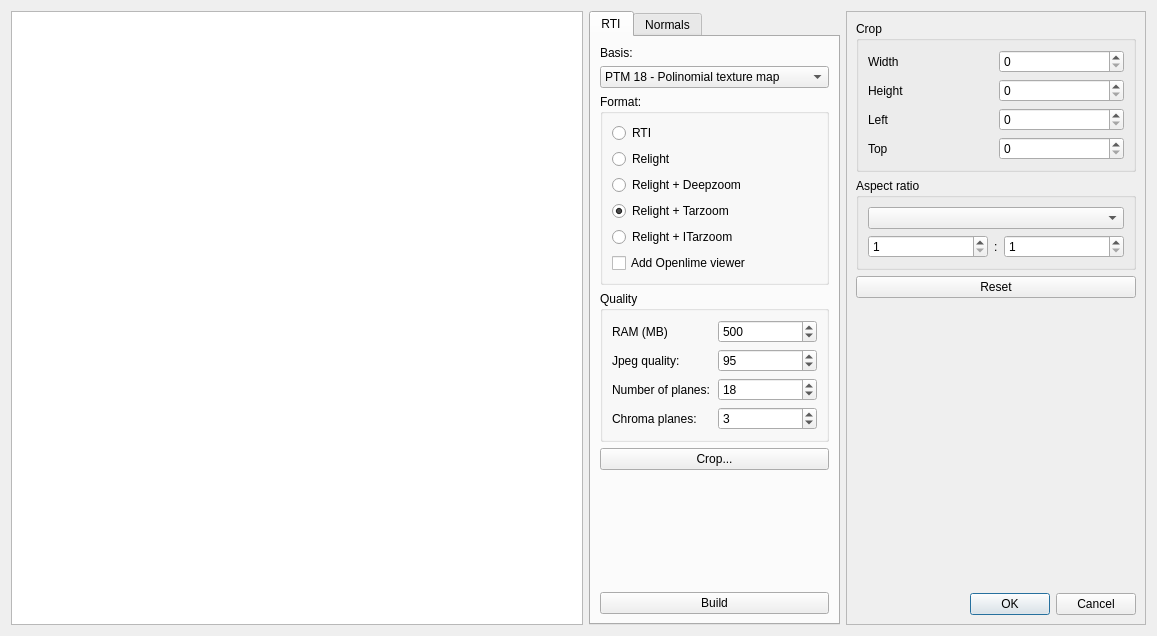
<?xml version="1.0" encoding="UTF-8"?>
<ui version="4.0">
 <class>RtiExport</class>
 <widget class="QDialog" name="RtiExport">
  <property name="geometry">
   <rect>
    <x>0</x>
    <y>0</y>
    <width>1157</width>
    <height>636</height>
   </rect>
  </property>
  <property name="windowTitle">
   <string>Dialog</string>
  </property>
  <layout class="QHBoxLayout" name="horizontalLayout">
   <item>
    <widget class="ImageCropper" name="cropview">
     <property name="sizePolicy">
      <sizepolicy hsizetype="Expanding" vsizetype="Expanding">
       <horstretch>5</horstretch>
       <verstretch>0</verstretch>
      </sizepolicy>
     </property>
    </widget>
   </item>
   <item>
    <widget class="QTabWidget" name="export_frame">
     <property name="currentIndex">
      <number>0</number>
     </property>
     <widget class="QWidget" name="tabWidgetPage1">
      <attribute name="title">
       <string>RTI</string>
      </attribute>
      <layout class="QVBoxLayout" name="verticalLayout">
       <item>
        <widget class="QLabel" name="label">
         <property name="text">
          <string>Basis:</string>
         </property>
        </widget>
       </item>
       <item>
        <widget class="QComboBox" name="basis">
         <property name="sizePolicy">
          <sizepolicy hsizetype="Preferred" vsizetype="Fixed">
           <horstretch>1</horstretch>
           <verstretch>0</verstretch>
          </sizepolicy>
         </property>
         <item>
          <property name="text">
           <string>PTM 18 - Polinomial texture map</string>
          </property>
         </item>
         <item>
          <property name="text">
           <string>HSH - 12 - Hemispherical harmonics</string>
          </property>
         </item>
         <item>
          <property name="text">
           <string>HSH 27 - Hemispherical Harmonics</string>
          </property>
         </item>
         <item>
          <property name="text">
           <string>BLN - Bilinear interpolation + PCA</string>
          </property>
         </item>
         <item>
          <property name="text">
           <string>RBF - Radial basis functions + PCA</string>
          </property>
         </item>
         <item>
          <property name="text">
           <string>YBLN - Bilinear + PCA + chroma </string>
          </property>
         </item>
         <item>
          <property name="text">
           <string>YRBF - RBF +  PCA + chroma</string>
          </property>
         </item>
        </widget>
       </item>
       <item>
        <widget class="QGroupBox" name="groupBox_3">
         <property name="title">
          <string>Format:</string>
         </property>
         <layout class="QVBoxLayout" name="verticalLayout_2">
          <item>
           <widget class="QRadioButton" name="formatRTI">
            <property name="text">
             <string>RTI</string>
            </property>
           </widget>
          </item>
          <item>
           <widget class="QRadioButton" name="formatRelight">
            <property name="text">
             <string>Relight</string>
            </property>
           </widget>
          </item>
          <item>
           <widget class="QRadioButton" name="formatDeepzoom">
            <property name="text">
             <string>Relight + Deepzoom</string>
            </property>
            <property name="checked">
             <bool>false</bool>
            </property>
           </widget>
          </item>
          <item>
           <widget class="QRadioButton" name="formatTarzoom">
            <property name="text">
             <string>Relight + Tarzoom</string>
            </property>
            <property name="checked">
             <bool>true</bool>
            </property>
           </widget>
          </item>
          <item>
           <widget class="QRadioButton" name="formatItarzoom">
            <property name="text">
             <string>Relight + ITarzoom</string>
            </property>
           </widget>
          </item>
          <item>
           <widget class="QCheckBox" name="openlime">
            <property name="text">
             <string>Add Openlime viewer</string>
            </property>
           </widget>
          </item>
         </layout>
        </widget>
       </item>
       <item>
        <widget class="QGroupBox" name="groupBox_2">
         <property name="sizePolicy">
          <sizepolicy hsizetype="Preferred" vsizetype="Preferred">
           <horstretch>0</horstretch>
           <verstretch>0</verstretch>
          </sizepolicy>
         </property>
         <property name="title">
          <string>Quality</string>
         </property>
         <layout class="QGridLayout" name="gridLayout_2">
          <item row="0" column="0">
           <widget class="QLabel" name="label_9">
            <property name="text">
             <string>RAM (MB)</string>
            </property>
           </widget>
          </item>
          <item row="0" column="1">
           <widget class="QSpinBox" name="ram">
            <property name="minimum">
             <number>64</number>
            </property>
            <property name="maximum">
             <number>4000000</number>
            </property>
            <property name="singleStep">
             <number>50</number>
            </property>
            <property name="value">
             <number>500</number>
            </property>
           </widget>
          </item>
          <item row="3" column="0">
           <widget class="QLabel" name="label_4">
            <property name="text">
             <string>Chroma planes:</string>
            </property>
           </widget>
          </item>
          <item row="3" column="1">
           <widget class="QSpinBox" name="chroma">
            <property name="minimum">
             <number>1</number>
            </property>
            <property name="maximum">
             <number>27</number>
            </property>
            <property name="value">
             <number>3</number>
            </property>
           </widget>
          </item>
          <item row="2" column="0">
           <widget class="QLabel" name="label_3">
            <property name="text">
             <string>Number of planes:</string>
            </property>
           </widget>
          </item>
          <item row="2" column="1">
           <widget class="QSpinBox" name="planes">
            <property name="minimum">
             <number>9</number>
            </property>
            <property name="maximum">
             <number>27</number>
            </property>
            <property name="value">
             <number>18</number>
            </property>
           </widget>
          </item>
          <item row="1" column="0">
           <widget class="QLabel" name="label_2">
            <property name="text">
             <string>Jpeg quality:</string>
            </property>
           </widget>
          </item>
          <item row="1" column="1">
           <widget class="QSpinBox" name="quality">
            <property name="minimum">
             <number>80</number>
            </property>
            <property name="maximum">
             <number>100</number>
            </property>
            <property name="value">
             <number>95</number>
            </property>
           </widget>
          </item>
         </layout>
        </widget>
       </item>
       <item>
        <widget class="QPushButton" name="crop">
         <property name="text">
          <string>Crop...</string>
         </property>
         <property name="icon">
          <iconset resource="icons.qrc">
           <normaloff>:/icons/feather/crop.svg</normaloff>:/icons/feather/crop.svg</iconset>
         </property>
        </widget>
       </item>
       <item>
        <spacer name="verticalSpacer_2">
         <property name="orientation">
          <enum>Qt::Vertical</enum>
         </property>
         <property name="sizeHint" stdset="0">
          <size>
           <width>20</width>
           <height>40</height>
          </size>
         </property>
        </spacer>
       </item>
       <item>
        <widget class="QPushButton" name="build_rti">
         <property name="text">
          <string>Build</string>
         </property>
        </widget>
       </item>
      </layout>
     </widget>
     <widget class="QWidget" name="tab">
      <attribute name="title">
       <string>Normals</string>
      </attribute>
      <layout class="QVBoxLayout" name="verticalLayout_4">
       <item>
        <widget class="QGroupBox" name="groupBox_5">
         <property name="title">
          <string>Solver</string>
         </property>
         <layout class="QGridLayout" name="gridLayout_4">
          <item row="0" column="0">
           <widget class="QRadioButton" name="l2_solver">
            <property name="text">
             <string>Least squares</string>
            </property>
            <property name="checked">
             <bool>true</bool>
            </property>
           </widget>
          </item>
          <item row="2" column="0">
           <widget class="QRadioButton" name="sbl_solver">
            <property name="text">
             <string>Sparse Baesian</string>
            </property>
           </widget>
          </item>
          <item row="3" column="0">
           <widget class="QRadioButton" name="rpca_solver">
            <property name="text">
             <string>Robust PCA</string>
            </property>
           </widget>
          </item>
         </layout>
        </widget>
       </item>
       <item>
        <widget class="QPushButton" name="crop1">
         <property name="text">
          <string>Crop...</string>
         </property>
         <property name="icon">
          <iconset resource="icons.qrc">
           <normaloff>:/icons/feather/crop.svg</normaloff>:/icons/feather/crop.svg</iconset>
         </property>
        </widget>
       </item>
       <item>
        <spacer name="verticalSpacer">
         <property name="orientation">
          <enum>Qt::Vertical</enum>
         </property>
         <property name="sizeHint" stdset="0">
          <size>
           <width>20</width>
           <height>40</height>
          </size>
         </property>
        </spacer>
       </item>
       <item>
        <widget class="QPushButton" name="build_normals">
         <property name="text">
          <string>Build</string>
         </property>
        </widget>
       </item>
      </layout>
     </widget>
    </widget>
   </item>
   <item>
    <widget class="QFrame" name="crop_frame">
     <property name="sizePolicy">
      <sizepolicy hsizetype="Minimum" vsizetype="Preferred">
       <horstretch>1</horstretch>
       <verstretch>0</verstretch>
      </sizepolicy>
     </property>
     <property name="minimumSize">
      <size>
       <width>300</width>
       <height>300</height>
      </size>
     </property>
     <property name="frameShape">
      <enum>QFrame::StyledPanel</enum>
     </property>
     <property name="frameShadow">
      <enum>QFrame::Raised</enum>
     </property>
     <layout class="QGridLayout" name="gridLayout_6">
      <item row="0" column="0">
       <widget class="QGroupBox" name="groupBox">
        <property name="sizePolicy">
         <sizepolicy hsizetype="Preferred" vsizetype="Preferred">
          <horstretch>0</horstretch>
          <verstretch>0</verstretch>
         </sizepolicy>
        </property>
        <property name="title">
         <string>Crop</string>
        </property>
        <layout class="QGridLayout" name="gridLayout_3">
         <item row="0" column="0">
          <widget class="QLabel" name="label_5">
           <property name="text">
            <string>Width</string>
           </property>
          </widget>
         </item>
         <item row="0" column="1">
          <widget class="QSpinBox" name="width">
           <property name="enabled">
            <bool>true</bool>
           </property>
           <property name="maximum">
            <number>32768</number>
           </property>
          </widget>
         </item>
         <item row="1" column="0">
          <widget class="QLabel" name="label_7">
           <property name="text">
            <string>Height</string>
           </property>
          </widget>
         </item>
         <item row="1" column="1">
          <widget class="QSpinBox" name="height">
           <property name="enabled">
            <bool>true</bool>
           </property>
           <property name="maximum">
            <number>32768</number>
           </property>
          </widget>
         </item>
         <item row="2" column="0">
          <widget class="QLabel" name="label_10">
           <property name="text">
            <string>Left</string>
           </property>
          </widget>
         </item>
         <item row="2" column="1">
          <widget class="QSpinBox" name="left">
           <property name="enabled">
            <bool>true</bool>
           </property>
           <property name="maximum">
            <number>32768</number>
           </property>
          </widget>
         </item>
         <item row="3" column="0">
          <widget class="QLabel" name="label_8">
           <property name="text">
            <string>Top</string>
           </property>
          </widget>
         </item>
         <item row="3" column="1">
          <widget class="QSpinBox" name="top">
           <property name="enabled">
            <bool>true</bool>
           </property>
           <property name="maximum">
            <number>32768</number>
           </property>
          </widget>
         </item>
        </layout>
       </widget>
      </item>
      <item row="1" column="0">
       <widget class="QGroupBox" name="groupBox_4">
        <property name="title">
         <string>Aspect ratio</string>
        </property>
        <layout class="QGridLayout" name="gridLayout">
         <item row="0" column="0" colspan="3">
          <widget class="QComboBox" name="aspect"/>
         </item>
         <item row="1" column="0">
          <widget class="QSpinBox" name="aspect_width">
           <property name="sizePolicy">
            <sizepolicy hsizetype="MinimumExpanding" vsizetype="Fixed">
             <horstretch>0</horstretch>
             <verstretch>0</verstretch>
            </sizepolicy>
           </property>
           <property name="minimum">
            <number>1</number>
           </property>
           <property name="maximum">
            <number>10000</number>
           </property>
          </widget>
         </item>
         <item row="1" column="1">
          <widget class="QLabel" name="label_6">
           <property name="sizePolicy">
            <sizepolicy hsizetype="Minimum" vsizetype="Preferred">
             <horstretch>0</horstretch>
             <verstretch>0</verstretch>
            </sizepolicy>
           </property>
           <property name="text">
            <string>:</string>
           </property>
          </widget>
         </item>
         <item row="1" column="2">
          <widget class="QSpinBox" name="aspect_height">
           <property name="sizePolicy">
            <sizepolicy hsizetype="MinimumExpanding" vsizetype="Fixed">
             <horstretch>0</horstretch>
             <verstretch>0</verstretch>
            </sizepolicy>
           </property>
           <property name="minimum">
            <number>1</number>
           </property>
           <property name="maximum">
            <number>10000</number>
           </property>
          </widget>
         </item>
        </layout>
       </widget>
      </item>
      <item row="3" column="0">
       <spacer name="verticalSpacer_3">
        <property name="orientation">
         <enum>Qt::Vertical</enum>
        </property>
        <property name="sizeHint" stdset="0">
         <size>
          <width>20</width>
          <height>285</height>
         </size>
        </property>
       </spacer>
      </item>
      <item row="4" column="0">
       <widget class="QDialogButtonBox" name="cropbuttonbox">
        <property name="orientation">
         <enum>Qt::Horizontal</enum>
        </property>
        <property name="standardButtons">
         <set>QDialogButtonBox::Cancel|QDialogButtonBox::Ok</set>
        </property>
       </widget>
      </item>
      <item row="2" column="0">
       <widget class="QPushButton" name="cropreset">
        <property name="text">
         <string>Reset</string>
        </property>
       </widget>
      </item>
     </layout>
    </widget>
   </item>
  </layout>
 </widget>
 <customwidgets>
  <customwidget>
   <class>ImageCropper</class>
   <extends>QGraphicsView</extends>
   <header>imagecropper.h</header>
  </customwidget>
 </customwidgets>
 <resources>
  <include location="icons.qrc"/>
 </resources>
 <connections/>
</ui>
